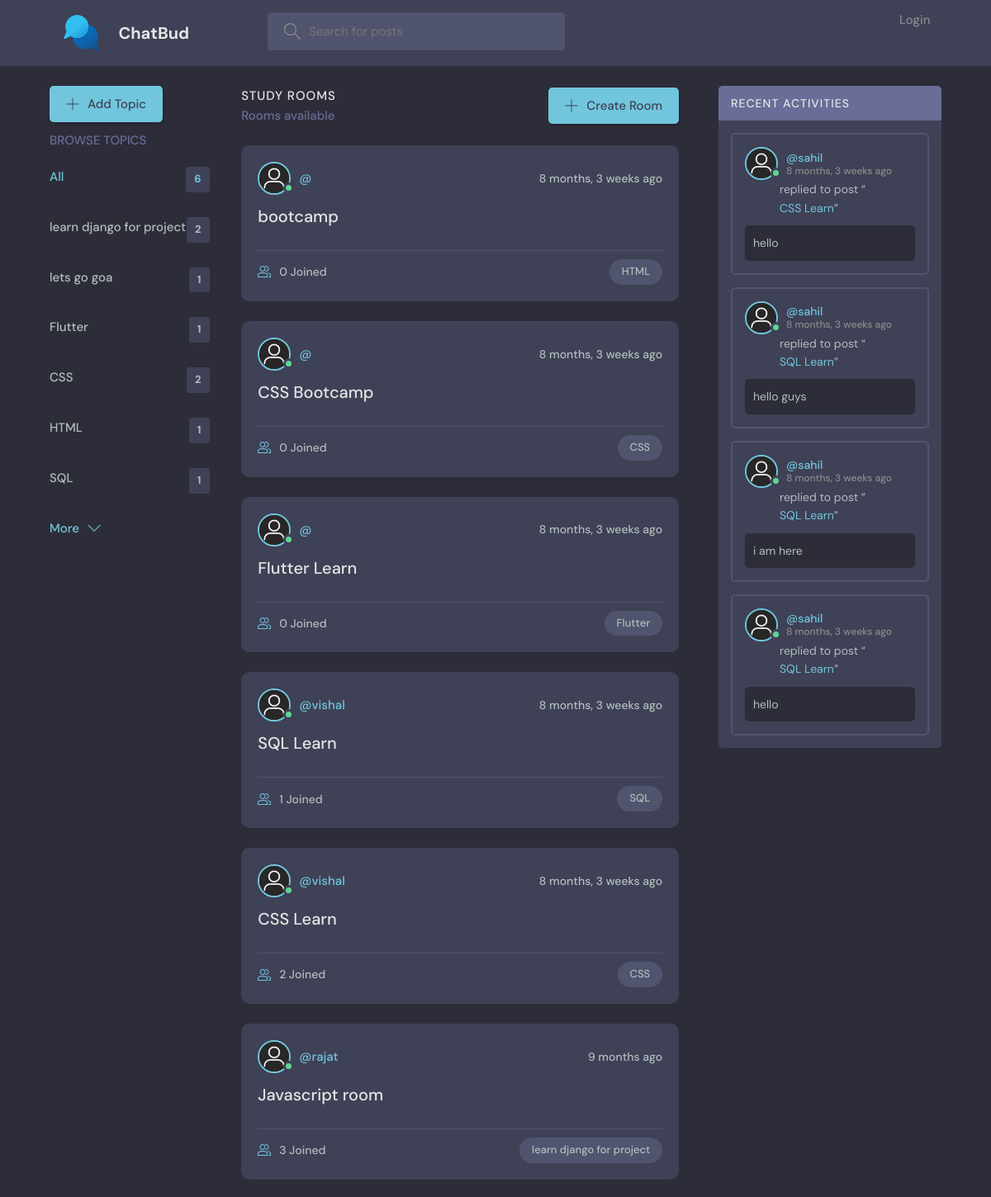
The app's page / (upper part), older data.
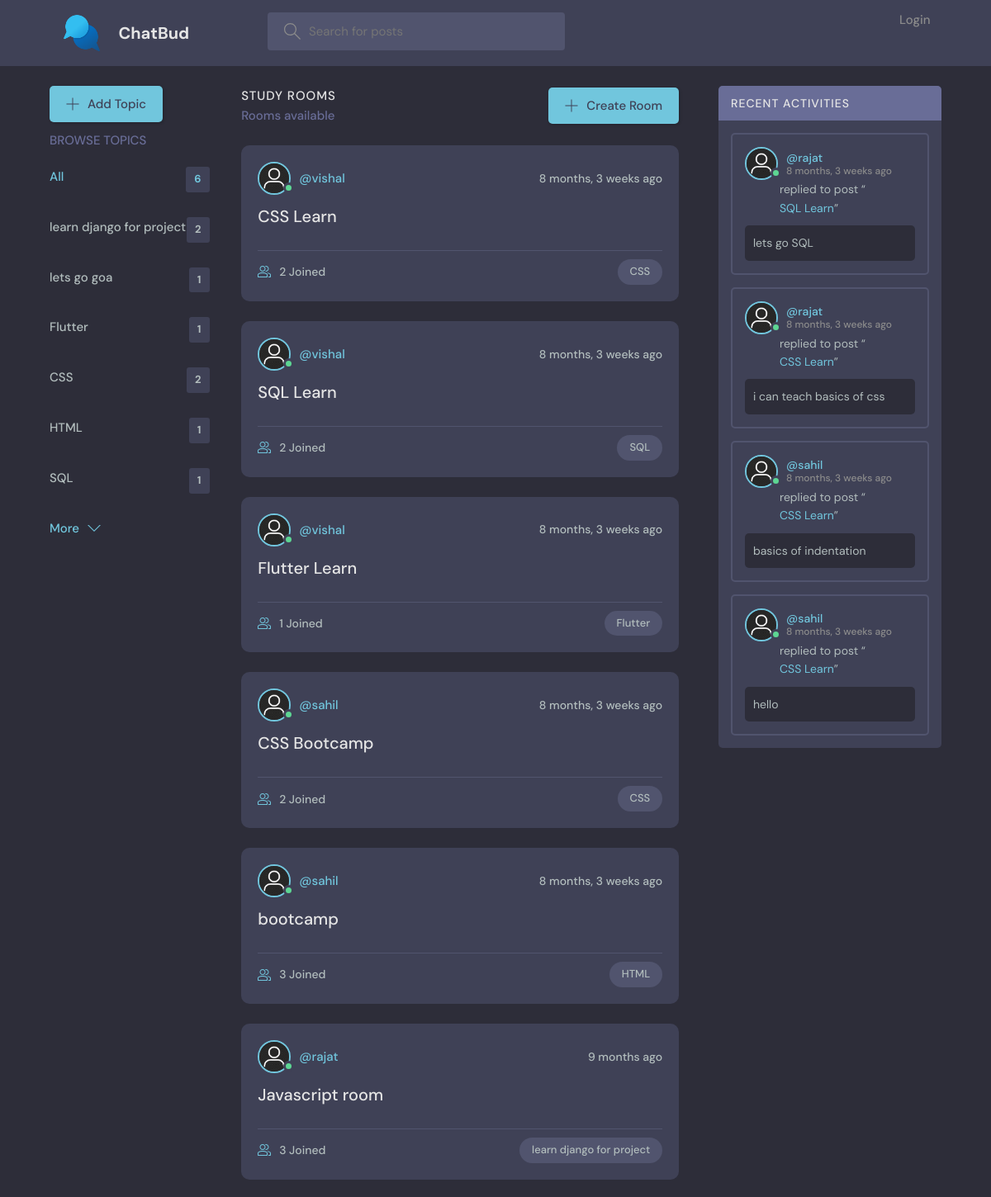
The same page, newer data.
### base/models.py (models this page shows, shortened)
class Topic(models.Model):
    name = models.CharField(max_length=200)

class Room(models.Model):
    host = models.ForeignKey(User, on_delete=models.SET_NULL, null=True)
    topic = models.ForeignKey(Topic, on_delete=models.SET_NULL, null=True)
    name = models.CharField(max_length=200)
    description = models.TextField(null=True, blank=True)
    participants = models.ManyToManyField(
        User, related_name='participants', blank=True, null=True)
    updated = models.DateTimeField(auto_now=True)
    created = models.DateTimeField(auto_now_add=True)
    class Meta:
        ordering = ['-updated', '-created']
    def __str__(self):
        return self.name

class Message(models.Model):
    user = models.ForeignKey(User, on_delete=models.CASCADE)
    room = models.ForeignKey(Room, on_delete=models.CASCADE)
    body = models.TextField()
    updated = models.DateTimeField(auto_now=True)
    created = models.DateTimeField(auto_now_add=True)

### base/views.py (the view)
# urls.py: path('', views.homePage, name="home"),
def homePage(request):
    q = request.GET.get('q') if request.GET.get('q') != None else ''
    rooms = Room.objects.filter(
        Q(topic__name__icontains=q) |
        Q(name__icontains=q) |
        Q(description__icontains=q)
    )
    topics = Topic.objects.all()
    room_messages = Message.objects.all().order_by('-created')[:4]
    context = {'rooms': rooms, 'topics': topics,
               'room_messages': room_messages}
    return render(request, 'base/home.html', context)

### base/templates/base/home.html (shortened to what this page needs)
{% extends 'main.html' %} {% block content %}
<main class="layout layout--3">
  <div class="container">
    {% include 'base/topic_component.html' %}
    <div class="roomList">
      <div class="roomList__header">
        <div>
          <h2>Study Rooms</h2>
          <p>{{room_count}} Rooms available</p>
        </div>
        <a class="btn btn--main" href="{% url 'createRoom' %}">
          <svg
            version="1.1"
            xmlns="http://www.w3.org/2000/svg"
            width="32"
            height="32"
            viewBox="0 0 32 32"
          >
            <title>add</title>
            <path
              d="M16.943 0.943h-1.885v14.115h-14.115v1.885h14.115v14.115h1.885v-14.115h14.115v-1.885h-14.115v-14.115z"
            ></path>
          </svg>
          Create Room
        </a>
      </div>
      {% include 'base/feed_component.html' %}
    </div>
    {% include 'base/activity_component.html' %}
  </div>
</main>
{% endblock %}

### base/templates/base/topic_component.html (shortened to what this page needs)
<div class="topics">
  <div class="topics__header">
    <div class="btn btn--main create-topic">
      <svg
        version="1.1"
        xmlns="http://www.w3.org/2000/svg"
        width="32"
        height="32"
        viewBox="0 0 32 32"
      >
        <title>add</title>
        <path
          d="M16.943 0.943h-1.885v14.115h-14.115v1.885h14.115v14.115h1.885v-14.115h14.115v-1.885h-14.115v-14.115z"
        ></path>
      </svg>
      Add Topic
    </div>
    <h2>Browse Topics</h2>
  </div>
  <ul class="topics__list">
    <li>
      <a href="{% url 'home' %}" class="active"
        >All <span>{{topics.count}}</span></a
      >
    </li>
    {% for topic in topics %}
    <li>
      <a href="{% url 'home' %}?q={{topic.name}}"
        >{{topic.name}}<span>{{topic.room_set.all.count}}</span></a
      >
    </li>
    {% endfor %}
  </ul>
  <a class="btn btn--link" href="#">
    More
    <svg
      version="1.1"
      xmlns="http://www.w3.org/2000/svg"
      width="32"
      height="32"
      viewBox="0 0 32 32"
    >
      <title>chevron-down</title>
      <path d="M16 21l-13-13h-3l16 16 16-16h-3l-13 13z"></path>
    </svg>
  </a>
</div>

### base/templates/base/feed_component.html (shortened to what this page needs)
{%load static%} {% for room in rooms %}
<div class="roomListRoom">
  <div class="roomListRoom__header">
    <a href="{%url 'userProfile' room.host.id%}" class="roomListRoom__author">
      <div class="avatar avatar--medium active">
        <img src="{% static 'images/user-img.png' %}" />
      </div>
      <span>@{{room.host.username}}</span>
    </a>
    <div class="roomListRoom__actions">
      <span>{{room.created|timesince}} ago</span>
    </div>
  </div>
  <div class="roomListRoom__content">
    <a href="{% url 'room' room.id %}">{{room.name}}</a>
  </div>
  <div class="roomListRoom__meta">
    <a href="{% url 'room' room.id %}" class="roomListRoom__joined">
      {{room.participants.all.count}} Joined
    </a>
    <p class="roomListRoom__topic">{{room.topic.name}}</p>
  </div>
</div>
{% endfor %}

### base/templates/base/activity_component.html (shortened to what this page needs)
{%load static%}
<div class="activities">
  <div class="activities__header">
    <h2>Recent Activities</h2>
  </div>
  {% for message in room_messages %}
  <div class="activities__box">
    <div class="activities__boxHeader roomListRoom__header">
      <a
        href="{% url 'userProfile' message.user.id %}"
        class="roomListRoom__author"
      >
        <div class="avatar avatar--medium active">
          <img src="{% static 'images/user-img.png' %}" />
        </div>
        <p>
          @{{message.user.username}}
          <span>{{message.created|timesince}} ago</span>
        </p>
      </a>
    </div>
    <div class="activities__boxContent">
      <p>
        replied to post “<a href="{% url 'room' message.room.id %}"
          >{{message.room}}</a
        >”
      </p>
      <div class="activities__boxRoomContent">{{message.body}}</div>
    </div>
  </div>
  {% endfor %}
</div>

Row changes from the older to the newer data that the page shows:
no longer on this page (row unchanged): Message: user.username "sahil", created "8 months, 3 weeks", room "SQL Learn", body "hello guys"
no longer on this page (row unchanged): Message: user.username "sahil", created "8 months, 3 weeks", room "SQL Learn", body "i am here"
no longer on this page (row unchanged): Message: user.username "sahil", created "8 months, 3 weeks", room "SQL Learn", body "hello"
changed Room "CSS Learn": moves up the list
changed Room "SQL Learn": participants.all.count "1" → "2"; moves up the list
changed Room "Flutter Learn": host.username (not shown) → "vishal"; participants.all.count "0" → "1"; moves down the list
changed Room "CSS Bootcamp": host.username (not shown) → "sahil"; participants.all.count "0" → "2"; moves down the list
changed Room "bootcamp": host.username (not shown) → "sahil"; participants.all.count "0" → "3"
added Message: user.username "rajat", created "8 months, 3 weeks", room "SQL Learn", body "lets go SQL"
added Message: user.username "rajat", created "8 months, 3 weeks", room "CSS Learn", body "i can teach basics of css"
added Message: user.username "sahil", created "8 months, 3 weeks", room "CSS Learn", body "basics of indentation"
